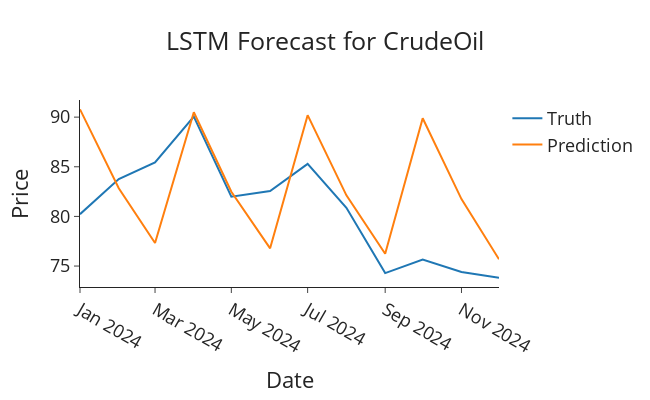

This figure's notebook cell:
### Code cell
plot_forecasts(
    pd.DataFrame({
        'date': test_dates, 
        "Crude Oil Brent Price": test["Crude Oil Brent Price"].values
    }), 
    true_predictions, 
    "Crude Oil Brent Price", 
    "LSTM Forecast for CrudeOil"
)
